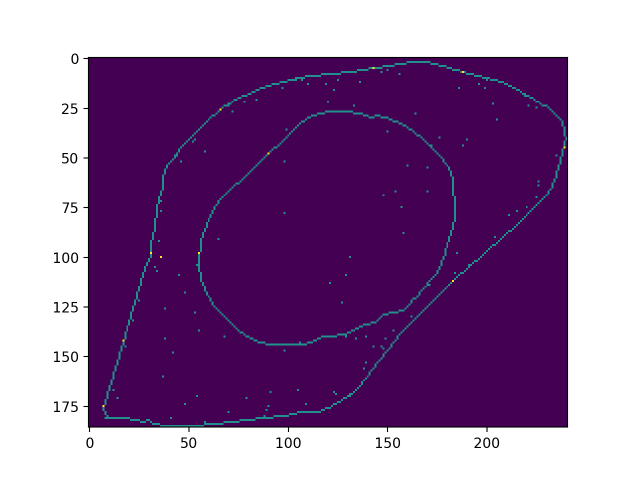
#> input picture spot_detection/test.png, 1280 x 960 px (shown at 1/2 size); its folder holds only this picture in this run
$ python -i useable_functions.py   (imports and definitions only)
#> lines starting #> are read from the running program, lines starting #| are printed output that depends on the picture
# Here define functions to use on batches of images. They have to be decorated with adapt.
from .tools import adapt
from .image import *


# @adapt
def compute_snr(im):
    im.detect_and_fit(threshold='GMM')
    im.compute_snr()
    im_name = im.name.split('/')[-1].lower().replace('.tif', '')
    microscope = im.name.split('/')[6]
    gene = im.name.split('/')[8]

    return im_name, microscope, gene, len(im.spots), im.SNR


# [7 lines that did not run here, left out]


# [4 lines that did not run here, left out]


# @adapt
def detect_and_seg(t):
    """
    There has to be a try-catch because some wells have a fish image but no dapi or vice-versa.

    :param p1:
    :param p2:
    :return:
    """

    # fish, mask = t
    fish = FQimage(verbose=0)
    mask = DAPIimage(verbose=0)
    fish.load(t[0])
    mask.load(t[1])
    im_name = fish.name.split('/')[-1].lower().replace('.tif', '')
    microscope = fish.name.split('/')[6]
    gene = fish.name.split('/')[8]

    mask.segment()
    # mask.show_cells()
    cells = numpy.unique(mask.nucleis).shape[0] - 1  # dont forget background

    fish.detect_and_fit(threshold='GMM')
    fish.compute_snr(boxplot=False)
    snr = numpy.mean(fish.SNR)
    spots = len(fish.spots)

    # print('.', end="", flush=True)

    # garbage
    del mask
    del fish

    return im_name, microscope, gene, cells, spots, snr


def seg_both(t):
    dapi = DAPIimage(verbose=0)

    dapi.load(t[0])

    dapi.segment(FastNuclei())
    nucleis = dapi.nucleis

    mask = CYTimage(nucleis, verbose=0)
    mask.load(t[1])
    mask.segment(CytoSegmenter2(clear_borders=True))

    cells = mask.cells

    pile = numpy.stack([cells, nucleis])
    out = []
    for r in regionprops(cells):
        minr, minc, maxr, maxc = r.bbox
        extract = pile[:, minr-1:maxr+1, minc-1:maxc+1].copy()
        extract[:, extract[0] != r.label] = 0
        # plt.imshow(extract[0])
        sequences = []
        flag = False
        for ch in extract:
            boundaries = find_boundaries(ch, mode='inner')
            X = numpy.vstack(numpy.nonzero(boundaries)).T
            Y = orient_set(X)
            if Y is None:
                flag = True
                break
            sequences.append(Y)

        if flag:
            continue
        out.append(sequences)

    return zip(*out)

>>> import cv2
>>> picture = cv2.imread('../test.png', cv2.IMREAD_GRAYSCALE)
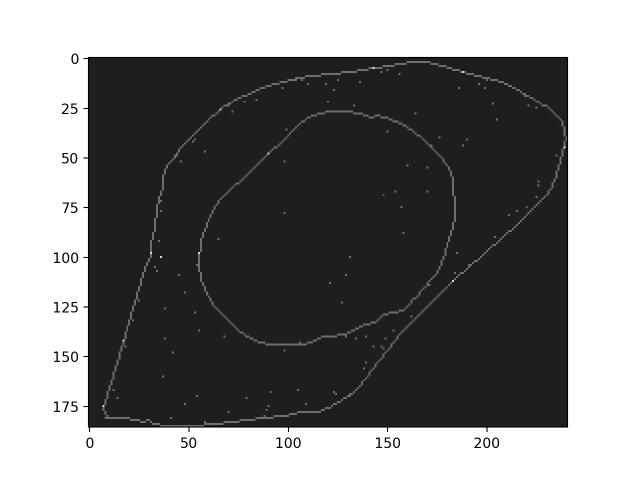
#> picture: shape (960, 1280) (shown at 1/2 size); min 0, max 255, mean 124.8
#> (the run stopped early here; a loop or call above may not have finished)
